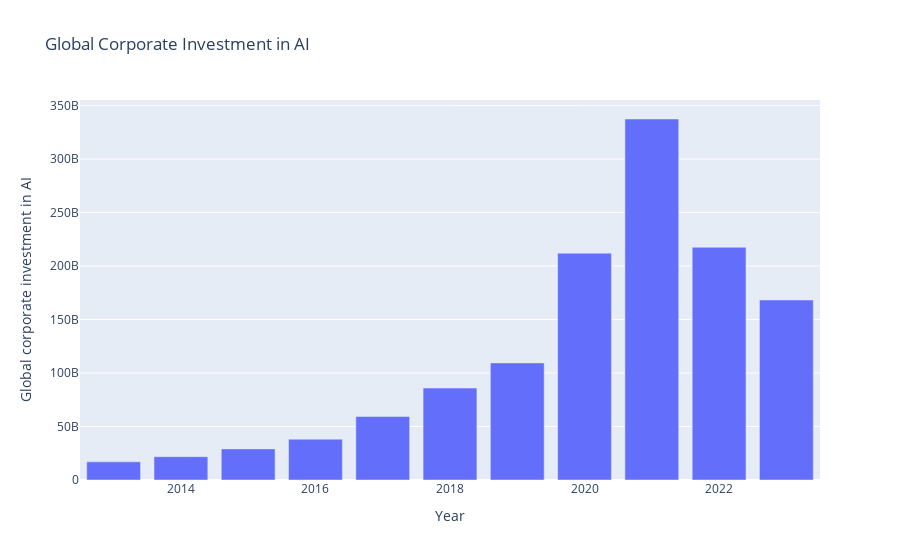

Notebook source saved alongside this figure:
### Code cell
fig = px.bar(df, x='Year', y='Global corporate investment in AI',
             title = 'Global Corporate Investment in AI')
fig.show()

### Figure 1 — Plotly figure (JSON) as saved in the notebook; plotly's stock layout.template omitted (floating-point values rounded to 4 significant figures)
{"data": [{"alignmentgroup": "True", "hovertemplate": "Year=%{x}<br>Global corporate investment in AI=%{y}<extra></extra>", "legendgroup": "", "marker": {"color": "#636efa", "pattern": {"shape": ""}}, "name": "", "offsetgroup": "", "orientation": "v", "showlegend": false, "textposition": "auto", "type": "bar", "x": [2013, 2014, 2015, 2016, 2017, 2018, 2019, 2020, 2021, 2022, 2023], "xaxis": "x", "y": [16947452403, 21793308879, 29072854359, 38183017584, 59385279935, 85918060475, 109455247701, 212002677904, 337400000000, 217540668864, 168219155540], "yaxis": "y"}], "layout": {"barmode": "relative", "legend": {"tracegroupgap": 0}, "title": {"text": "Global Corporate Investment in AI"}, "xaxis": {"anchor": "y", "domain": [0, 1], "title": {"text": "Year"}}, "yaxis": {"anchor": "x", "domain": [0, 1], "title": {"text": "Global corporate investment in AI"}}}}
